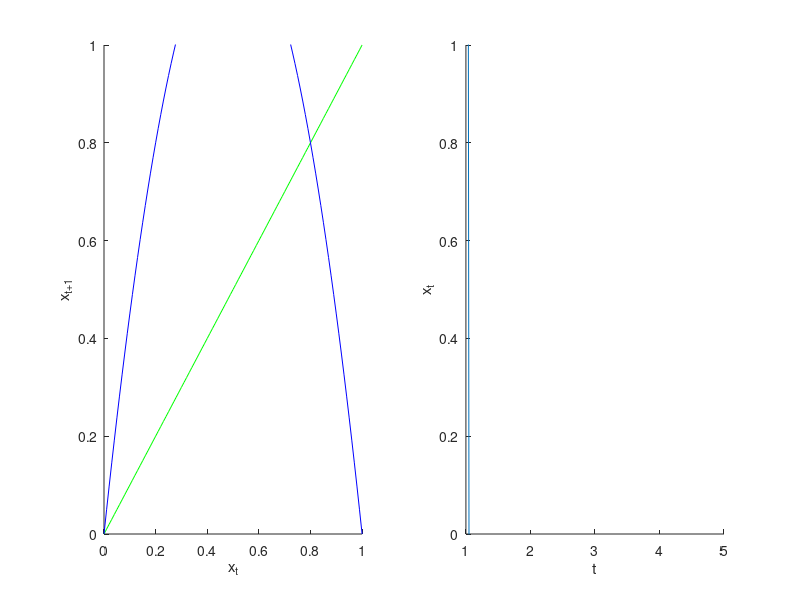

MATLAB code for this plot:
clear all;
close all;

f=inline('r.*x.*(1-x)','x','r');

r = input('Enter the bifurcation parameter r (0 < r < 4): ');
x = input('Enter the starting value x1 (0 < x1 < 1): ');
n = input('Enter the total number of iterations in a sequence n (0 < n < 50): ');

subplot(1,2,2);
axis([1 n 0 1]);
xlabel('t');
ylabel('x_t');
hold on;

subplot(1,2,1);
xlabel('x_t'); 
ylabel('x_{t+1}'); %hold off;
axis([0 1 0 1]); 
hold on;

s = 0 : 0.01 : 1; % a mesh for the unit interval of x
plot(s,s,'g'); % plotting the diagonal y = x
y = f(s,r);
plot(s,y,'b') % plotting the discrete map: y = r*x*(1-x)
for k = 1:n
    x(k+1)=f(x(k),r); % automatic extension of the vector x from scalar
end
plot([x(1), x(1)],[x(1),x(2)],'r'); % the first vertical segment of the picture
plot([x(1),x(1)],[x(1),x(2)],'r');
for k = 2 : n
    % Plot in subfigure 1
    subplot(1,2,1);
    plot([x(k-1),x(k)],[x(k),x(k)],'r'); % a horizonal segment of the picture
    plot([x(k),x(k)],[x(k),x(k+1)],'r'); % a vertical segment of the picture
    % Plot in subfigure 2
    subplot(1,2,2);
    plot([k-1,k],[x(k-1),x(k)]);
    pause(1); % intermediate pause to follow the cobwebbing over time
end